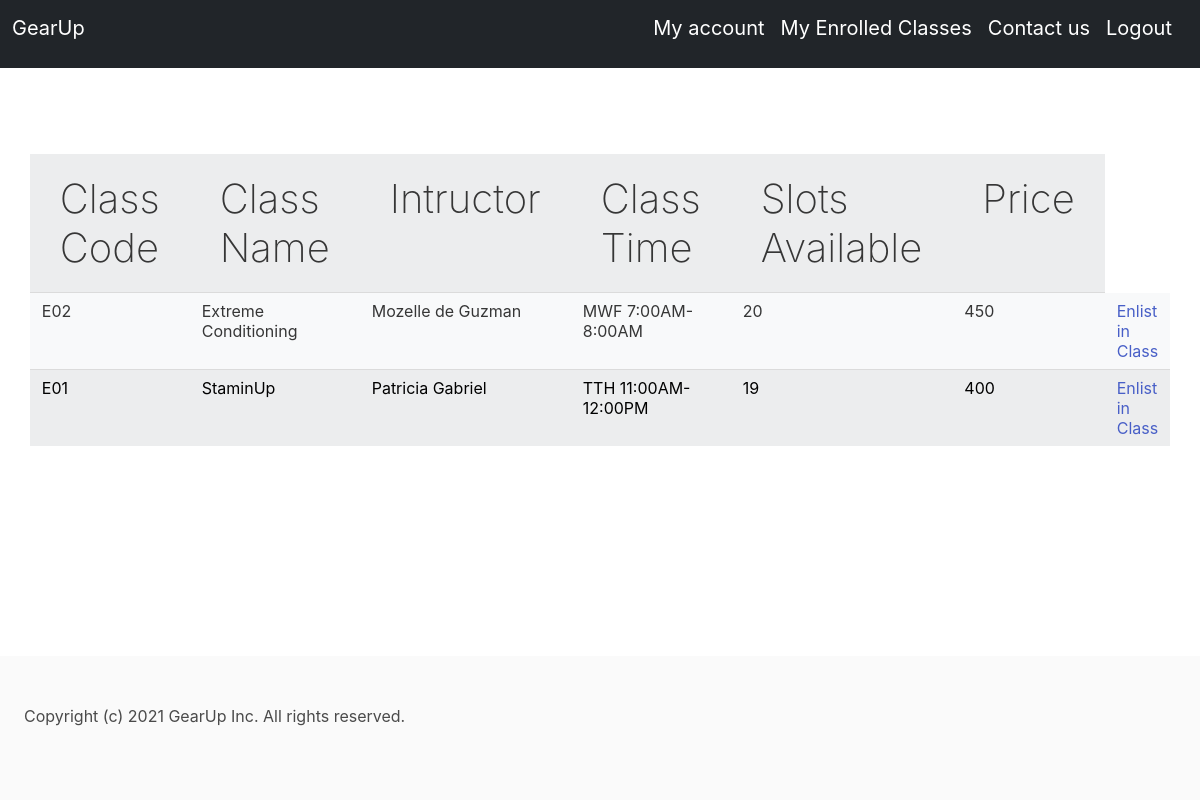
/enduranceclasses (signed in), run on the app's committed database.
### app.py (models this page shows)
class Classes(db.Model):
    id = db.Column(db.Integer, primary_key=True)
    class_code = db.Column(db.String(10), unique=True)
    class_category = db.Column(db.String(50))
    class_name = db.Column(db.String(50))
    instructor = db.Column(db.String(50))
    class_time = db.Column(db.String(50))
    price = db.Column(db.Integer)
    slots_available = db.Column(db.Integer)

### app.py (the view)
@app.route("/enduranceclasses")
@login_required
def endurance():
    classes = Classes.query.filter_by(class_category="Endurance")
    return render_template("endurance.html", classes=classes)

### app.py (called while the page is built)
@login_manager.user_loader
def load_user(user_id):
    return Users.query.get(int(user_id))

### templates/endurance.html
<html>
{% include "header1.html" %}
{% block content %}
<div class="tablebg">
<table class="table table-light table-striped", style="width:500px">
    <tr>
        <th scope="col">Class Code</th>
        <th scope="col">Class Name</th>
        <th scope="col">Intructor</th>
        <th scope="col">Class Time</th>
        <th scope="col">Slots Available</th>
        <th scope="col">Price</th>
    </tr>
    {% for class in classes %}
    <tr>
        <td>{{ class.class_code}}</td>
        <td>{{ class.class_name}}</td>
        <td>{{ class.instructor}}</td>
        <td>{{ class.class_time}}</td>
        <td>{{ class.slots_available}}</td>
        <td>{{ class.price}}</td>
        <td>
            <a href="/enlistclass?code={{ class.class_code }}">Enlist in Class</a>
        </td>
    </tr>
    {% endfor %}
</table>
</div>
{% include "footer.html" %}
{% endblock %}
</html>

### static/styles/styles.css (style rules this page uses)
* { margin: 0; padding: 0; }
.tablebg { background-color: white; color: black; position: relative; height: 60vh; align-items: center; justify-content: center; display: flex; background-size: 100%; }
h1, h2, h3, h4, th { font-size: 40px; font-weight: 200; }

### data on the page
Classes: class_code "E02", class_name "Extreme Conditioning", instructor "Mozelle de Guzman", class_time "MWF 7:00AM-8:00AM", slots_available "20", price "450"
Classes: class_code "E01", class_name "StaminUp", instructor "Patricia Gabriel", class_time "TTH 11:00AM-12:00PM", slots_available "19", price "400"
